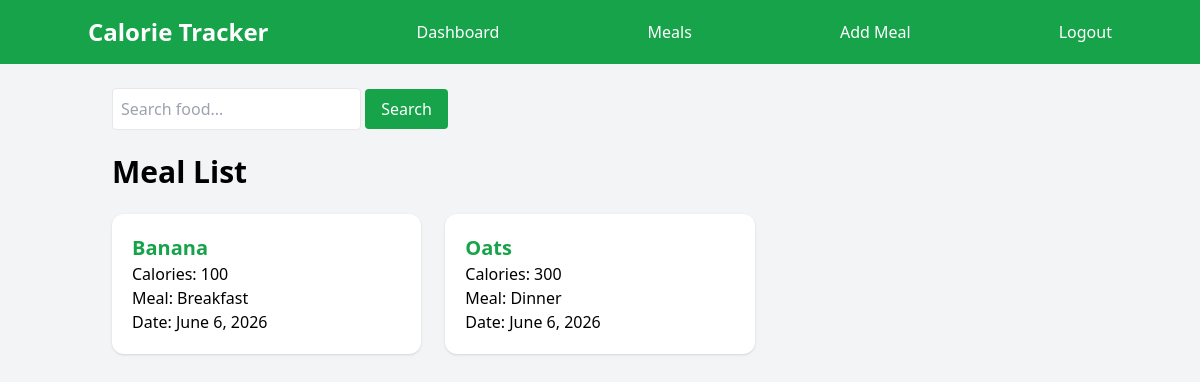
/meals/ (signed in), run on an earlier commit of the app's database.
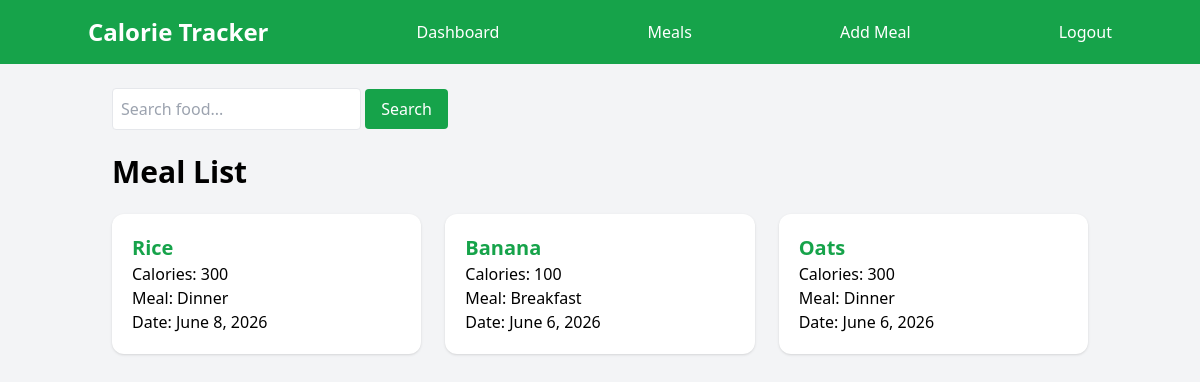
And on a later commit of the database.
### meals/models.py (models this page shows, shortened)
class FoodEntry(models.Model):
    MEAL_CHOICES = [
        ("Breakfast", "Breakfast"),
        ("Lunch", "Lunch"),
        ("Dinner", "Dinner"),
        ("Snack", "Snack"),
    ]
    user = models.ForeignKey(
        User,
        on_delete=models.CASCADE
    )
    food_name = models.CharField(max_length=100)
    calories = models.PositiveIntegerField()
    meal_type = models.CharField(
        max_length=20,
        choices=MEAL_CHOICES
    )
    date = models.DateField()
    created_at = models.DateTimeField(
        auto_now_add=True
    )

### meals/views.py (the view)
# urls.py: path("meals/",views.MealListView.as_view(), name="meals_list"),
class MealListView(
    LoginRequiredMixin,
    ListView
):
    model = FoodEntry
    template_name = "meals/meals_list.html"
    context_object_name = "meals"
    def get_queryset(self):
        queryset = FoodEntry.objects.filter(
            user=self.request.user
        )
        search = self.request.GET.get(
            "search"
        )
        if search:
            queryset = queryset.filter(
                food_name__icontains=search
            )
        return queryset.order_by("-date")

### meals/templates/meals/meals_list.html
{% extends 'meals/base.html' %}
{% block content %}
<form method="GET" class="mb-6">
    <input
        type="text"
        name="search"
        placeholder="Search food..."
        value="{{ request.GET.search }}"
        class="border p-2 rounded"
    >
    <button
        class="bg-green-600 text-white px-4 py-2 rounded"
    >
        Search
    </button>
</form>
<h2 class="text-3xl font-bold mb-6">
    Meal List
</h2>
<div class="grid md:grid-cols-2 lg:grid-cols-3 gap-6">
    {% for meal in meals %}
        <div class="bg-white p-5 rounded-xl shadow">
    <a href="{% url 'meal_detail' meal.id %}" class="text-xl font-bold text-green-600">
        {{ meal.food_name }}
    </a>
    <p>
        Calories: {{ meal.calories }}
    </p>
    <p>
        Meal: {{ meal.meal_type }}
    </p>
    <p>
        Date: {{ meal.date }}
    </p>
</div>
    {% empty %}
        <p>No meals found.</p>
    {% endfor %}
</div>
{% endblock %}

### meals/templates/meals/base.html (shortened to what this page needs)
<!DOCTYPE html>
<html lang="en">
<head>
    <script src="https://cdn.tailwindcss.com"></script>
</head>
<body class="bg-gray-100">
    <nav class="bg-green-600 text-white p-4">
        <div class="container mx-auto flex justify-between items-center space-x-4">
            <h1 class="text-2xl font-bold">
                Calorie Tracker
            </h1>
    {% if user.is_authenticated %}
    <a href="{% url 'dashboard' %}">
        Dashboard
    </a>
    <a href="{% url 'meals_list' %}">
        Meals
    </a>
    <a href="{% url 'add_meal' %}">
        Add Meal
    </a>
    <form method="post" action="{% url 'logout' %}">
        <button>Logout</button>
    </form>
{% endif %}
        </div>
    </nav>
    <main class="container mx-auto p-6">
        {% block content %}
        {% endblock %}
    </main>
</body>
</html>

What changed in the data, as far as the page shows it:
added FoodEntry: food_name "Rice", calories "300", meal_type "Dinner", date "June 8, 2026"
